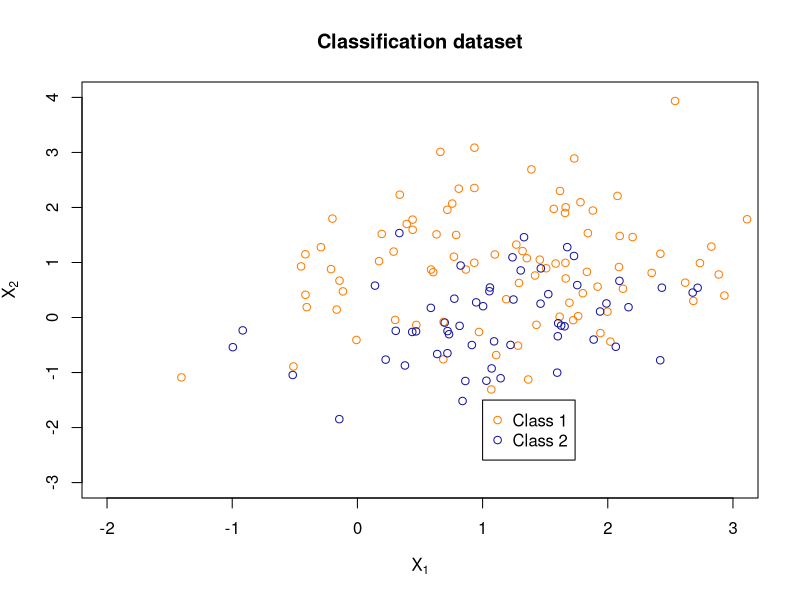
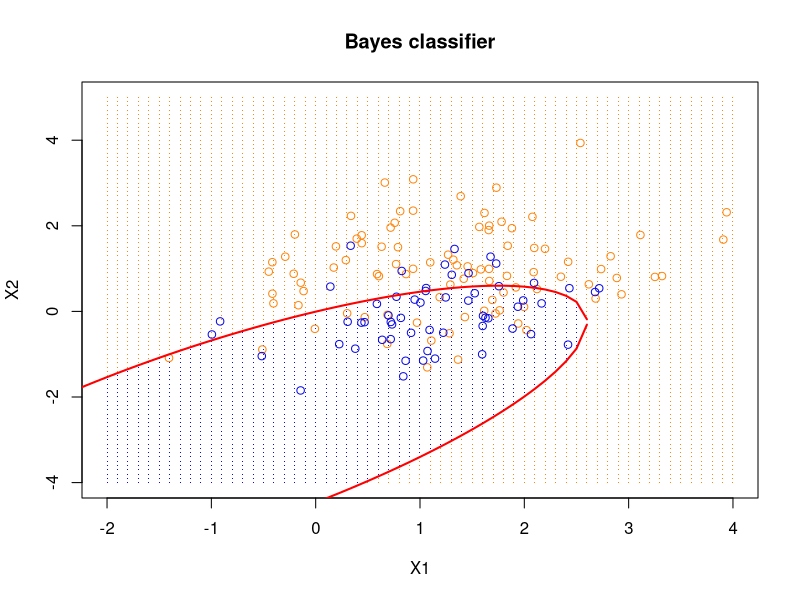

Write R code to recreate these figures, in order.
#mmmmmmmmmmmmmmmmmmmmmmmmmmmmmmmmmmmmmmmmmmmmmmmmmmm
#oooooooooooooooooo Problem B1 ooooooooooooooooooooo
#oooooooooooooooooo Assignment 3 ooooooooooooooooooo
#mmmmmmmmmmmmmmmmmmmmmmmmmmmmmmmmmmmmmmmmmmmmmmmmmmm

set.seed(2022)  # set the seed for reproducibility of random numbers

library(mvtnorm)  # load the "mvtnorm" package for multivariate normal distribution
library(MASS)  # load the "MASS" package for some statistical functions

obs = 150  # set the number of observations

p_orange = 0.6  # set the probability of a data point belonging to the "orange" class
p_blue = 1 - p_orange  # calculate the probability of a data point belonging to the "blue" class

avg_orange = c(1,1)  # set the mean vector for the "orange" class
avg_blue = c(1,0)  # set the mean vector for the "blue" class

cov_orange = matrix( c(1,0.2,0.2,1) , nrow = 2, ncol = 2)  # set the covariance matrix for the "orange" class
cov_blue = matrix( c(0.7,0.3,0.3,0.7) , nrow = 2, ncol = 2)  # set the covariance matrix for the "blue" class

obs_orange = rbinom(n=1,size=obs, prob = p_orange)  # randomly generate the number of observations in the "orange" class
obs_blue = obs - obs_orange  # calculate the number of observations in the "blue" class

ObsOrange = mvrnorm(n = obs_orange, mu = avg_orange, Sigma = cov_orange)  # generate the data for the "orange" class
ObsBlue = mvrnorm(n = obs_blue, mu = avg_blue, Sigma = cov_blue)  # generate the data for the "blue" class

x_points = rbind(ObsOrange,ObsBlue)  # combine the data points from the "orange" and "blue" classes
y_points = c(rep(1,obs_orange),rep(2,obs_blue))  # create a vector of class labels for each data point

plot(ObsOrange[,1],ObsOrange[,2],main='Classification dataset',
     xlab = expression('X'[1]), ylab = expression('X'[2]),type='n', xlim = c(-2,3), ylim = c(-3,4))  # plot the data points from the "orange" class
points(ObsOrange[,1],ObsOrange[,2],col='#ff7b00',pch=1)  # add the "orange" data points to the plot
points(ObsBlue[,1],ObsBlue[,2],col='#1515a4')  # add the "blue" data points to the plot
legend(x=1, y=-1.5, legend=c("Class 1",  "Class 2"), col=c("#ff7b00","#1515a4"), pch=c(1,1) )  # add a legend to the plot

x_grid <- seq(from = -2, to = 4, by = 0.1)  # create a grid of x-values for contour plots
y_grid <- seq(from = -4, to = 5, by = 0.1)  # create a grid of y-values for contour plots
grid <- expand.grid(x_grid, y_grid)  # create a data frame of all combinations of x and y values

# Convert 'grid' to a numeric matrix
matrix_grid <- as.matrix(sapply(grid, as.numeric)) 

# Set the prior probabilities for the two classes
POrange <- p_orange 
PBlue <- p_blue 

# Calculate the multivariate normal density functions for each class
pdf_Orange <- dmvnorm(x = grid, mean = avg_orange, sigma = cov_orange, log = FALSE)
pdf_Blue <- dmvnorm(x = grid, mean = avg_blue, sigma = cov_blue, log = FALSE)

# Calculate the posterior probabilities using Bayes' theorem
POrangecondX <- pdf_Orange * POrange / (pdf_Orange * POrange + pdf_Blue * PBlue) 

# Calculate the coefficients for the Bayes decision boundary
atilde1 <- -0.5 * solve(cov_orange)
atilde2 <- -0.5 * solve(cov_blue)
atildediff <- atilde1 - atilde2
btilde1 <- matrix(avg_orange, 1, 2) %*% solve(cov_orange)
btilde2 <- matrix(avg_blue, 1, 2) %*% solve(cov_blue)
btildediff <- btilde1 - btilde2
ctilde1 <- log(p_orange) - 0.5 * log(det(cov_orange)) - 0.5 * matrix(avg_orange, 1, 2) %*% solve(cov_orange) %*% matrix(avg_orange, 2, 1)
ctilde2 <- log(p_blue) - 0.5 * log(det(cov_blue)) - 0.5 * matrix(avg_blue, 1, 2) %*% solve(cov_blue) %*% matrix(avg_blue, 2, 1)
ctildediff <- ctilde1 - ctilde2

# Create a uniform grid of step size 0.1 from -5 to 5 for x1 values
x1seqFrontier <- seq(from = -5, to = 5, by = 0.1) 

# Calculate the coefficients for the quadratic equation for x2 values on the Bayes decision boundary
A <- atildediff[2, 2]
B <- (2 * atildediff[2, 1] * x1seqFrontier + btildediff[2])
C <- as.vector(atildediff[1, 1]) * x1seqFrontier^2 + as.vector(btildediff[1]) * x1seqFrontier + as.vector(ctildediff)

# Calculate the x2 values on the Bayes decision boundary
x2Boundtop <- (-B + sqrt(B^2 - 4 * A * C)) / (2 * A)
x2Boundbot <- (-B - sqrt(B^2 - 4 * A * C)) / (2 * A)

# Set the plotting parameters
par(mfcol=c(1,1)) 

# Create scatter plot of observations from the orange and blue classes
# Set the main title and axis labels
# Set the x and y axis limits
plot(ObsOrange[,1],ObsOrange[,2],main='Bayes classifier', xlab = 'X1', ylab = 'X2',type='n', xlim = c(-2,4), ylim = c(-4,5))

# Add points to the plot for orange class regions where P(Orange | X) >= 0.5
# Set the color, symbol, and size of the points
points(grid[POrangecondX>= 0.5,1],grid[POrangecondX>= 0.5,2],col='#ff860e',pch=".",cex=1)

# Add points to the plot for blue class regions where P(Orange | X) < 0.5
# Set the color, symbol, and size of the points
points(grid[POrangecondX< 0.5,1],grid[POrangecondX< 0.5,2],col='#0b0be5',pch=".",cex=1)

# Add points to the plot for observations from the orange class
# Set the color and symbol of the points
points(ObsOrange[,1],ObsOrange[,2],col='#ff860e',pch=1)

# Add points to the plot for observations from the blue class
# Set the color and symbol of the points
points(ObsBlue[,1],ObsBlue[,2],col='#0b0be5',pch=1)

# Add a line to the plot representing the Bayes decision boundary
# Set the color and line width of the line
lines(c(x1seqFrontier,rev(x1seqFrontier)), c(x2Boundtop,rev(x2Boundbot)), col='red',lwd=2)
